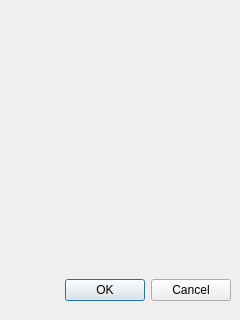
<ui version="4.0">
 <class>d_save</class>
 <widget class="QDialog" name="d_save">
  <property name="geometry">
   <rect>
    <x>0</x>
    <y>0</y>
    <width>240</width>
    <height>320</height>
   </rect>
  </property>
  <property name="windowTitle">
   <string>Dialog</string>
  </property>
  <widget class="QDialogButtonBox" name="buttonBox">
   <property name="geometry">
    <rect>
     <x>10</x>
     <y>270</y>
     <width>221</width>
     <height>41</height>
    </rect>
   </property>
   <property name="orientation">
    <enum>Qt::Horizontal</enum>
   </property>
   <property name="standardButtons">
    <set>QDialogButtonBox::Cancel|QDialogButtonBox::Ok</set>
   </property>
  </widget>
 </widget>
 <resources/>
 <connections>
  <connection>
   <sender>buttonBox</sender>
   <signal>accepted()</signal>
   <receiver>d_save</receiver>
   <slot>accept()</slot>
   <hints>
    <hint type="sourcelabel">
     <x>248</x>
     <y>254</y>
    </hint>
    <hint type="destinationlabel">
     <x>157</x>
     <y>274</y>
    </hint>
   </hints>
  </connection>
  <connection>
   <sender>buttonBox</sender>
   <signal>rejected()</signal>
   <receiver>d_save</receiver>
   <slot>reject()</slot>
   <hints>
    <hint type="sourcelabel">
     <x>316</x>
     <y>260</y>
    </hint>
    <hint type="destinationlabel">
     <x>286</x>
     <y>274</y>
    </hint>
   </hints>
  </connection>
 </connections>
</ui>
